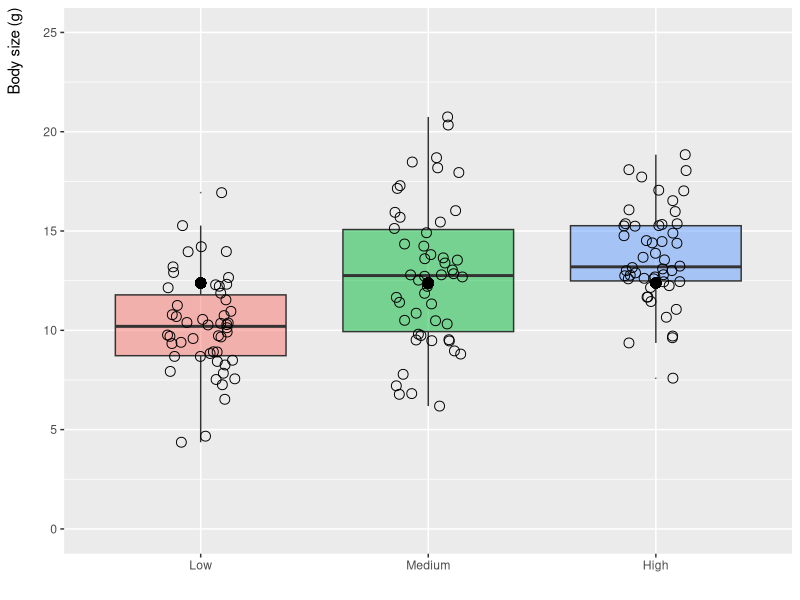

The R script that drew this image:
#Analysis of variances

#1.) generate data to modell ANOVA on:
set.seed(100)
groups <- factor(rep(c("Low","Medium","High"), each = 50),
                 levels = c("Low","Medium","High"))

x <- c(rnorm(50, 10, 3), rnorm(50, 13, 3), rnorm(50, 14, 3))

library(ggplot2)
df <- data.frame(
  groups = groups,
  size = x
)

(plot <- ggplot(df, aes(x = groups, y = x)) +
  geom_boxplot(aes(fill = groups), 
               outlier.size = 0, alpha = 0.5) + 
  geom_jitter(width = 0.15, size = 3, shape = 21) + 
  geom_point(aes(x = groups, y = median(x)),
             fill = "black", size = 3, shape = 21) + 
  scale_x_discrete(name = "") + 
  scale_y_continuous(name = "Body size (g)",
                     limits = c(0,25)) + 
  theme(legend.background = element_rect(fill = alpha(colour = "white", 0.5)),
        legend.position = "none", 
        axis.title.y = element_text(hjust = 1, margin = margin(10, 5, 0, 0, unit = 'mm'))))

m <- lm(x ~ groups)
print(anova(m))
print(summary(m))
